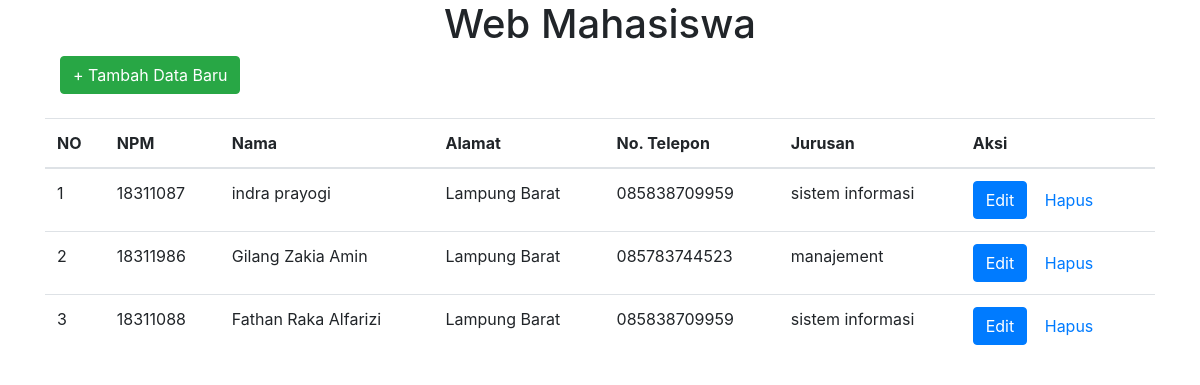
The page / on the database its author committed.
### tables this page shows
CREATE TABLE `mahasiswa` (
  `id` int(11) NOT NULL AUTO_INCREMENT,
  `npm` char(8) NOT NULL,
  `nama` varchar(50) NOT NULL,
  `alamat` text NOT NULL,
  `telp` char(13) NOT NULL,
  `jurusan` varchar(20) NOT NULL,
  PRIMARY KEY (`id`)
);

### index.php (the view, shortened to what this page needs)
<!DOCTYPE html>
<html lang="en">
<head>
    <link rel="stylesheet" href="https://maxcdn.bootstrapcdn.com/bootstrap/4.0.0/css/bootstrap.min.css">
  </body>
</head>
<body>
    <div class="container">
    <h1><center>Web Mahasiswa<center></h1>
    <div class="container">
        <a class="btn btn-success" href="form_tambah.php">+ Tambah Data Baru</a>
    </div>
    <br>
    <table class="table">
        <thead>
            <tr>
                <th>NO</th>
                <th>NPM</th>
                <th>Nama</th>
                <th>Alamat</th>
                <th>No. Telepon</th>
                <th>Jurusan</th>
                <th>Aksi</th>
            </tr>
        </thead>
        <tbody>
            <?php
                include "koneksi.php";
                $query = mysqli_query($conn, "SELECT * FROM mahasiswa") or die
                (mysqli_error($conn));
                $nomor = 1;
                while($data = mysqli_fetch_array($query)){ ?>
                <tr>
                    <td><?php echo $nomor++; ?></td>
                    <td><?php echo $data['npm'] ?></td>
                    <td><?php echo $data['nama'] ?></td>
                    <td><?php echo $data['alamat'] ?></td>
                    <td><?php echo $data['telp'] ?></td>
                    <td><?php echo $data['jurusan'] ?></td>
                    <td colspan=2>
                        <a href="form_edit.php?id=<?php echo $data['id'];?>" class= "btn btn-primary">Edit</a>
                        <a href="proses_hapus.php?id=<?php echo $data ['id']?>" class= "btn btn-denger"
                        onclick="return confirm('Yakin Ingin Menghapus')">Hapus
                        </a>
                    </td>
                </tr>
            <?php } ?>
        </tbody>
   </table>
   </div>
</body>
</html>

### rows shown on the page
mahasiswa: npm "18311087", nama "indra prayogi", alamat "Lampung Barat", telp "085838709959", jurusan "sistem informasi"
mahasiswa: npm "18311986", nama "Gilang Zakia Amin", alamat "Lampung Barat", telp "085783744523", jurusan "manajement"
mahasiswa: npm "18311088", nama "Fathan Raka Alfarizi", alamat "Lampung Barat", telp "085838709959", jurusan "sistem informasi"
